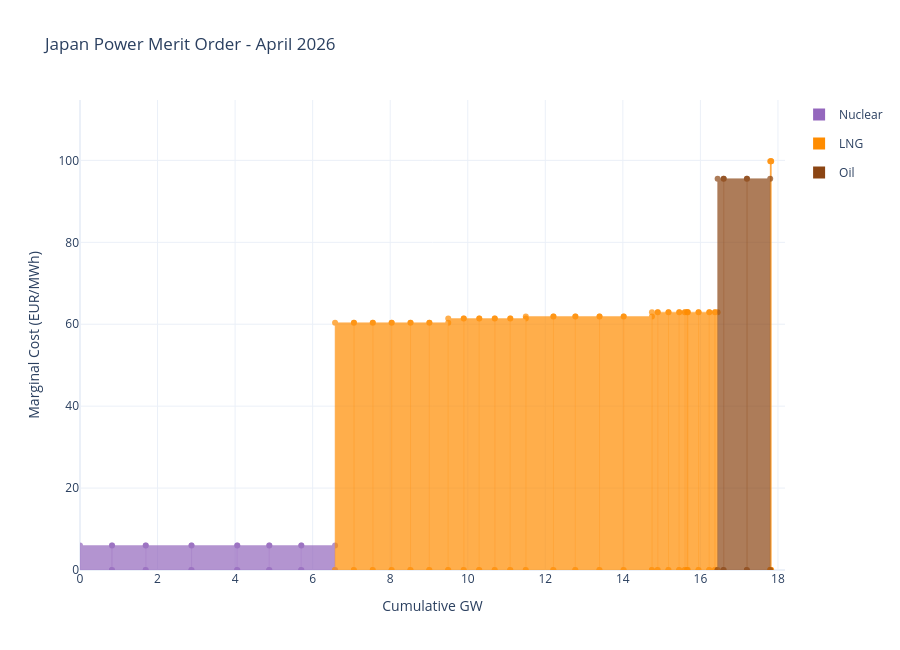

Notebook code cell kept with this figure:
### Markdown cell above
## Merit Order - All Japan

### Code cell
fig = plot_merit_order_plotly(
    merit_order = result.merit_order,
    region = "Kansai",
    # period = result.delivery_month,
    title=f"Japan Power Merit Order - {result.delivery_month:%B %Y}",
)
fig.show()

### Figure 1 — Plotly figure (JSON) as saved in the notebook; plotly's stock layout.template omitted (floating-point values rounded to 4 significant figures)
{"data": [{"fill": "toself", "fillcolor": "#9467bd", "hoverinfo": "skip", "legendgroup": "Nuclear", "line": {"color": "#9467bd", "width": 0.5}, "name": "Nuclear", "opacity": 0.7, "showlegend": false, "type": "scatter", "x": [0, 0.826, 0.826, 0, 0], "y": [0, 0, 5.977, 5.977, 0]}, {"fill": "toself", "fillcolor": "#9467bd", "hoverinfo": "skip", "legendgroup": "Nuclear", "line": {"color": "#9467bd", "width": 0.5}, "name": "Nuclear", "opacity": 0.7, "showlegend": false, "type": "scatter", "x": [0.826, 1.696, 1.696, 0.826, 0.826], "y": [0, 0, 5.977, 5.977, 0]}, {"fill": "toself", "fillcolor": "#9467bd", "hoverinfo": "skip", "legendgroup": "Nuclear", "line": {"color": "#9467bd", "width": 0.5}, "name": "Nuclear", "opacity": 0.7, "showlegend": false, "type": "scatter", "x": [1.696, 2.876, 2.876, 1.696, 1.696], "y": [0, 0, 5.977, 5.977, 0]}, {"fill": "toself", "fillcolor": "#9467bd", "hoverinfo": "skip", "legendgroup": "Nuclear", "line": {"color": "#9467bd", "width": 0.5}, "name": "Nuclear", "opacity": 0.7, "showlegend": false, "type": "scatter", "x": [2.876, 4.056, 4.056, 2.876, 2.876], "y": [0, 0, 5.977, 5.977, 0]}, {"fill": "toself", "fillcolor": "#9467bd", "hoverinfo": "skip", "legendgroup": "Nuclear", "line": {"color": "#9467bd", "width": 0.5}, "name": "Nuclear", "opacity": 0.7, "showlegend": false, "type": "scatter", "x": [4.056, 4.882, 4.882, 4.056, 4.056], "y": [0, 0, 5.977, 5.977, 0]}, {"fill": "toself", "fillcolor": "#9467bd", "hoverinfo": "skip", "legendgroup": "Nuclear", "line": {"color": "#9467bd", "width": 0.5}, "name": "Nuclear", "opacity": 0.7, "showlegend": false, "type": "scatter", "x": [4.882, 5.708, 5.708, 4.882, 4.882], "y": [0, 0, 5.977, 5.977, 0]}, {"fill": "toself", "fillcolor": "#9467bd", "hoverinfo": "skip", "legendgroup": "Nuclear", "line": {"color": "#9467bd", "width": 0.5}, "name": "Nuclear", "opacity": 0.7, "showlegend": false, "type": "scatter", "x": [5.708, 6.578, 6.578, 5.708, 5.708], "y": [0, 0, 5.977, 5.977, 0]}, {"fill": "toself", "fillcolor": "#ff8c00", "hoverinfo": "skip", "legendgroup": "LNG", "line": {"color": "#ff8c00", "width": 0.5}, "name": "LNG", "opacity": 0.7, "showlegend": false, "type": "scatter", "x": [6.578, 7.064, 7.064, 6.578, 6.578], "y": [0, 0, 60.37, 60.37, 0]}, {"fill": "toself", "fillcolor": "#ff8c00", "hoverinfo": "skip", "legendgroup": "LNG", "line": {"color": "#ff8c00", "width": 0.5}, "name": "LNG", "opacity": 0.7, "showlegend": false, "type": "scatter", "x": [7.064, 7.551, 7.551, 7.064, 7.064], "y": [0, 0, 60.37, 60.37, 0]}, {"fill": "toself", "fillcolor": "#ff8c00", "hoverinfo": "skip", "legendgroup": "LNG", "line": {"color": "#ff8c00", "width": 0.5}, "name": "LNG", "opacity": 0.7, "showlegend": false, "type": "scatter", "x": [7.551, 8.037, 8.037, 7.551, 7.551], "y": [0, 0, 60.37, 60.37, 0]}, {"fill": "toself", "fillcolor": "#ff8c00", "hoverinfo": "skip", "legendgroup": "LNG", "line": {"color": "#ff8c00", "width": 0.5}, "name": "LNG", "opacity": 0.7, "showlegend": false, "type": "scatter", "x": [8.037, 8.524, 8.524, 8.037, 8.037], "y": [0, 0, 60.37, 60.37, 0]}, {"fill": "toself", "fillcolor": "#ff8c00", "hoverinfo": "skip", "legendgroup": "LNG", "line": {"color": "#ff8c00", "width": 0.5}, "name": "LNG", "opacity": 0.7, "showlegend": false, "type": "scatter", "x": [8.524, 9.011, 9.011, 8.524, 8.524], "y": [0, 0, 60.37, 60.37, 0]}, {"fill": "toself", "fillcolor": "#ff8c00", "hoverinfo": "skip", "legendgroup": "LNG", "line": {"color": "#ff8c00", "width": 0.5}, "name": "LNG", "opacity": 0.7, "showlegend": false, "type": "scatter", "x": [9.011, 9.497, 9.497, 9.011, 9.011], "y": [0, 0, 60.37, 60.37, 0]}, {"fill": "toself", "fillcolor": "#ff8c00", "hoverinfo": "skip", "legendgroup": "LNG", "line": {"color": "#ff8c00", "width": 0.5}, "name": "LNG", "opacity": 0.7, "showlegend": false, "type": "scatter", "x": [9.497, 9.897, 9.897, 9.497, 9.497], "y": [0, 0, 61.38, 61.38, 0]}, {"fill": "toself", "fillcolor": "#ff8c00", "hoverinfo": "skip", "legendgroup": "LNG", "line": {"color": "#ff8c00", "width": 0.5}, "name": "LNG", "opacity": 0.7, "showlegend": false, "type": "scatter", "x": [9.897, 10.3, 10.3, 9.897, 9.897], "y": [0, 0, 61.38, 61.38, 0]}, {"fill": "toself", "fillcolor": "#ff8c00", "hoverinfo": "skip", "legendgroup": "LNG", "line": {"color": "#ff8c00", "width": 0.5}, "name": "LNG", "opacity": 0.7, "showlegend": false, "type": "scatter", "x": [10.3, 10.7, 10.7, 10.3, 10.3], "y": [0, 0, 61.38, 61.38, 0]}, {"fill": "toself", "fillcolor": "#ff8c00", "hoverinfo": "skip", "legendgroup": "LNG", "line": {"color": "#ff8c00", "width": 0.5}, "name": "LNG", "opacity": 0.7, "showlegend": false, "type": "scatter", "x": [10.7, 11.1, 11.1, 10.7, 10.7], "y": [0, 0, 61.38, 61.38, 0]}, {"fill": "toself", "fillcolor": "#ff8c00", "hoverinfo": "skip", "legendgroup": "LNG", "line": {"color": "#ff8c00", "width": 0.5}, "name": "LNG", "opacity": 0.7, "showlegend": false, "type": "scatter", "x": [11.1, 11.5, 11.5, 11.1, 11.1], "y": [0, 0, 61.38, 61.38, 0]}, {"fill": "toself", "fillcolor": "#ff8c00", "hoverinfo": "skip", "legendgroup": "LNG", "line": {"color": "#ff8c00", "width": 0.5}, "name": "LNG", "opacity": 0.7, "showlegend": false, "type": "scatter", "x": [11.5, 12.21, 12.21, 11.5, 11.5], "y": [0, 0, 61.9, 61.9, 0]}, {"fill": "toself", "fillcolor": "#ff8c00", "hoverinfo": "skip", "legendgroup": "LNG", "line": {"color": "#ff8c00", "width": 0.5}, "name": "LNG", "opacity": 0.7, "showlegend": false, "type": "scatter", "x": [12.21, 12.78, 12.78, 12.21, 12.21], "y": [0, 0, 61.9, 61.9, 0]}, {"fill": "toself", "fillcolor": "#ff8c00", "hoverinfo": "skip", "legendgroup": "LNG", "line": {"color": "#ff8c00", "width": 0.5}, "name": "LNG", "opacity": 0.7, "showlegend": false, "type": "scatter", "x": [12.78, 13.4, 13.4, 12.78, 12.78], "y": [0, 0, 61.9, 61.9, 0]}, {"fill": "toself", "fillcolor": "#ff8c00", "hoverinfo": "skip", "legendgroup": "LNG", "line": {"color": "#ff8c00", "width": 0.5}, "name": "LNG", "opacity": 0.7, "showlegend": false, "type": "scatter", "x": [13.4, 14.02, 14.02, 13.4, 13.4], "y": [0, 0, 61.9, 61.9, 0]}, {"fill": "toself", "fillcolor": "#ff8c00", "hoverinfo": "skip", "legendgroup": "LNG", "line": {"color": "#ff8c00", "width": 0.5}, "name": "LNG", "opacity": 0.7, "showlegend": false, "type": "scatter", "x": [14.02, 14.75, 14.75, 14.02, 14.02], "y": [0, 0, 61.9, 61.9, 0]}, {"fill": "toself", "fillcolor": "#ff8c00", "hoverinfo": "skip", "legendgroup": "LNG", "line": {"color": "#ff8c00", "width": 0.5}, "name": "LNG", "opacity": 0.7, "showlegend": false, "type": "scatter", "x": [14.75, 14.9, 14.9, 14.75, 14.75], "y": [0, 0, 62.96, 62.96, 0]}, {"fill": "toself", "fillcolor": "#ff8c00", "hoverinfo": "skip", "legendgroup": "LNG", "line": {"color": "#ff8c00", "width": 0.5}, "name": "LNG", "opacity": 0.7, "showlegend": false, "type": "scatter", "x": [14.9, 15.18, 15.18, 14.9, 14.9], "y": [0, 0, 62.96, 62.96, 0]}, {"fill": "toself", "fillcolor": "#ff8c00", "hoverinfo": "skip", "legendgroup": "LNG", "line": {"color": "#ff8c00", "width": 0.5}, "name": "LNG", "opacity": 0.7, "showlegend": false, "type": "scatter", "x": [15.18, 15.45, 15.45, 15.18, 15.18], "y": [0, 0, 62.96, 62.96, 0]}, {"fill": "toself", "fillcolor": "#ff8c00", "hoverinfo": "skip", "legendgroup": "LNG", "line": {"color": "#ff8c00", "width": 0.5}, "name": "LNG", "opacity": 0.7, "showlegend": false, "type": "scatter", "x": [15.45, 15.6, 15.6, 15.45, 15.45], "y": [0, 0, 62.96, 62.96, 0]}, {"fill": "toself", "fillcolor": "#ff8c00", "hoverinfo": "skip", "legendgroup": "LNG", "line": {"color": "#ff8c00", "width": 0.5}, "name": "LNG", "opacity": 0.7, "showlegend": false, "type": "scatter", "x": [15.6, 15.66, 15.66, 15.6, 15.6], "y": [0, 0, 62.96, 62.96, 0]}, {"fill": "toself", "fillcolor": "#ff8c00", "hoverinfo": "skip", "legendgroup": "LNG", "line": {"color": "#ff8c00", "width": 0.5}, "name": "LNG", "opacity": 0.7, "showlegend": false, "type": "scatter", "x": [15.66, 15.68, 15.68, 15.66, 15.66], "y": [0, 0, 62.96, 62.96, 0]}, {"fill": "toself", "fillcolor": "#ff8c00", "hoverinfo": "skip", "legendgroup": "LNG", "line": {"color": "#ff8c00", "width": 0.5}, "name": "LNG", "opacity": 0.7, "showlegend": false, "type": "scatter", "x": [15.68, 15.95, 15.95, 15.68, 15.68], "y": [0, 0, 62.96, 62.96, 0]}, {"fill": "toself", "fillcolor": "#ff8c00", "hoverinfo": "skip", "legendgroup": "LNG", "line": {"color": "#ff8c00", "width": 0.5}, "name": "LNG", "opacity": 0.7, "showlegend": false, "type": "scatter", "x": [15.95, 16.23, 16.23, 15.95, 15.95], "y": [0, 0, 62.96, 62.96, 0]}, {"fill": "toself", "fillcolor": "#ff8c00", "hoverinfo": "skip", "legendgroup": "LNG", "line": {"color": "#ff8c00", "width": 0.5}, "name": "LNG", "opacity": 0.7, "showlegend": false, "type": "scatter", "x": [16.23, 16.38, 16.38, 16.23, 16.23], "y": [0, 0, 62.96, 62.96, 0]}, {"fill": "toself", "fillcolor": "#ff8c00", "hoverinfo": "skip", "legendgroup": "LNG", "line": {"color": "#ff8c00", "width": 0.5}, "name": "LNG", "opacity": 0.7, "showlegend": false, "type": "scatter", "x": [16.38, 16.44, 16.44, 16.38, 16.38], "y": [0, 0, 62.96, 62.96, 0]}, {"fill": "toself", "fillcolor": "#ff8c00", "hoverinfo": "skip", "legendgroup": "LNG", "line": {"color": "#ff8c00", "width": 0.5}, "name": "LNG", "opacity": 0.7, "showlegend": false, "type": "scatter", "x": [17.8, 17.82, 17.82, 17.8, 17.8], "y": [0, 0, 99.78, 99.78, 0]}, {"fill": "toself", "fillcolor": "#ff8c00", "hoverinfo": "skip", "legendgroup": "LNG", "line": {"color": "#ff8c00", "width": 0.5}, "name": "LNG", "opacity": 0.7, "showlegend": false, "type": "scatter", "x": [17.82, 17.83, 17.83, 17.82, 17.82], "y": [0, 0, 99.78, 99.78, 0]}, {"fill": "toself", "fillcolor": "#8b4513", "hoverinfo": "skip", "legendgroup": "Oil", "line": {"color": "#8b4513", "width": 0.5}, "name": "Oil", "opacity": 0.7, "showlegend": false, "type": "scatter", "x": [16.44, 16.6, 16.6, 16.44, 16.44], "y": [0, 0, 95.55, 95.55, 0]}, {"fill": "toself", "fillcolor": "#8b4513", "hoverinfo": "skip", "legendgroup": "Oil", "line": {"color": "#8b4513", "width": 0.5}, "name": "Oil", "opacity": 0.7, "showlegend": false, "type": "scatter", "x": [16.6, 17.2, 17.2, 16.6, 16.6], "y": [0, 0, 95.55, 95.55, 0]}, {"fill": "toself", "fillcolor": "#8b4513", "hoverinfo": "skip", "legendgroup": "Oil", "line": {"color": "#8b4513", "width": 0.5}, "name": "Oil", "opacity": 0.7, "showlegend": false, "type": "scatter", "x": [17.2, 17.8, 17.8, 17.2, 17.2], "y": [0, 0, 95.55, 95.55, 0]}, {"legendgroup": "Nuclear", "marker": {"color": "#9467bd", "size": 12, "symbol": "square"}, "mode": "markers", "name": "Nuclear", "showlegend": true, "type": "scatter", "x": [null], "y": [null]}, {"legendgroup": "LNG", "marker": {"color": "#ff8c00", "size": 12, "symbol": "square"}, "mode": "markers", "name": "LNG", "showlegend": true, "type": "scatter", "x": [null], "y": [null]}, {"legendgroup": "Oil", "marker": {"color": "#8b4513", "size": 12, "symbol": "square"}, "mode": "markers", "name": "Oil", "showlegend": true, "type": "scatter", "x": [null], "y": [null]}], "layout": {"height": 650, "hovermode": "closest", "title": {"text": "Japan Power Merit Order - April 2026"}, "xaxis": {"range": [0, 18.18], "title": {"text": "Cumulative GW"}}, "yaxis": {"range": [0, 114.7], "title": {"text": "Marginal Cost (EUR/MWh)"}}}}
